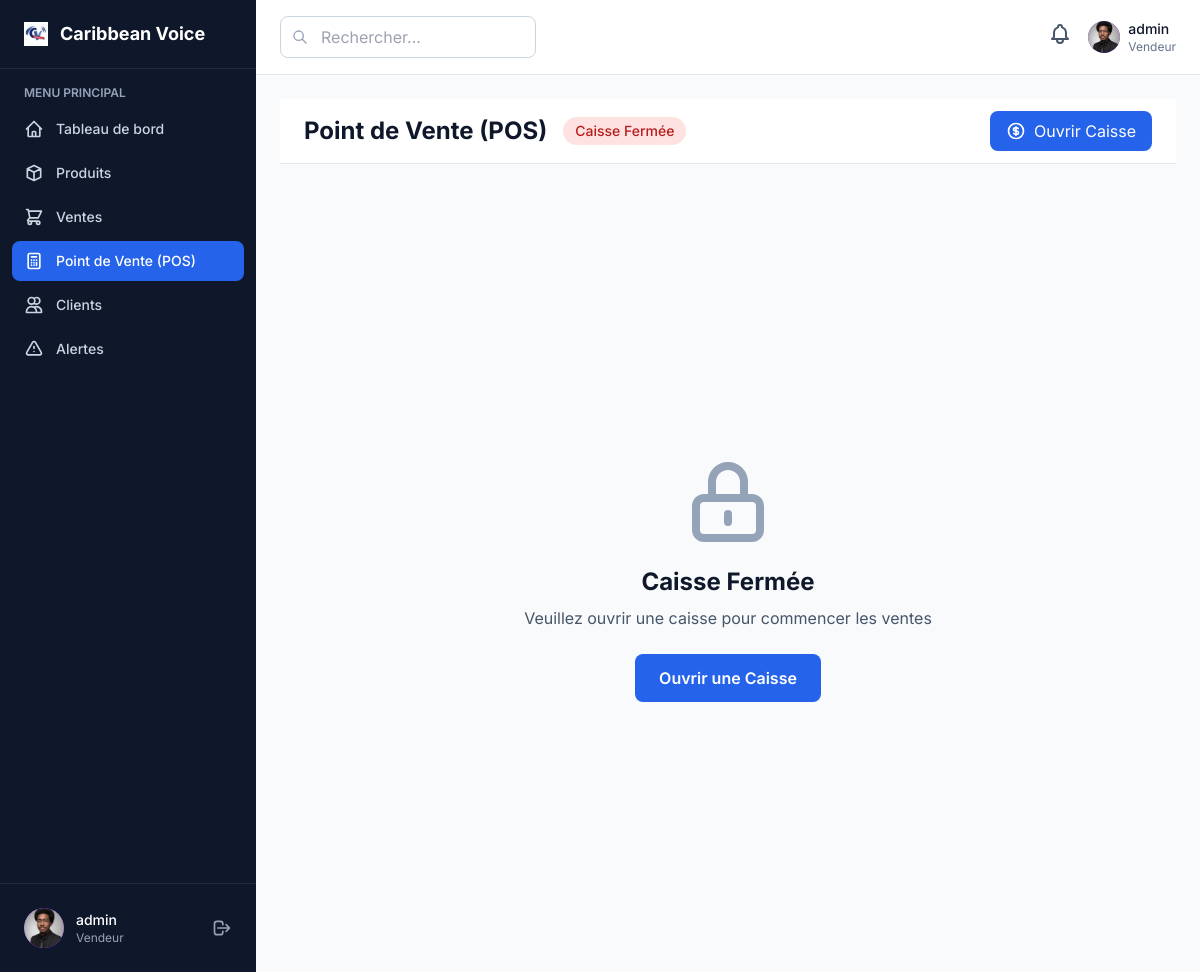
/pos/ (signed in), run on the app's committed database.
### inventory/models.py (models this page shows, shortened)
class User(AbstractUser):
    ROLE_CHOICES = (
        ('admin', 'Administrateur'),
        ('manager', 'Manager'),
        ('vendeur', 'Vendeur'),
    )
    role = models.CharField(max_length=20, choices=ROLE_CHOICES, default='vendeur')
    phone = models.CharField(max_length=50, blank=True, null=True)
    address = models.TextField(blank=True, null=True)
    profile_image = models.ImageField(upload_to='profiles/', blank=True, null=True, verbose_name='Photo de profil')
    class Meta:
        verbose_name = 'Utilisateur'
        verbose_name_plural = 'Utilisateurs'
    def is_admin_or_manager(self):
        return self.role in ['admin', 'manager']

### inventory/views.py (the view)
# urls.py: path('pos/', views.pos_view, name='pos'),
@login_required
def pos_view(request):
    products = Product.objects.filter(is_active=True, current_stock__gt=0).select_related('category')
    categories = Category.objects.filter(is_active=True)
    customers = Customer.objects.filter(is_active=True).order_by('first_name')
    open_register = CashRegister.objects.filter(
        cashier=request.user,
        status='open'
    ).first()
    context = {
        'products': products,
        'categories': categories,
        'customers': customers,
        'cash_register': open_register,
    }
    return render(request, 'pos.html', context)

### inventory/context_processors/stock_alerts.py (called while the page is built)
def low_stock_alerts(request):
    low_stock_products = Product.objects.filter(current_stock__lte=models.F('min_stock_level'))
    return {
        'low_stock_alert_count': low_stock_products.count(),
        'low_stock_alert_products': low_stock_products,
    }

### templates/pos.html (shortened to what this page needs)
{% extends 'dashboard_base.html' %}
{% block dashboard_content %}
<div class="h-[calc(100vh-80px)] flex flex-col bg-slate-50" style="background-color: #f8fafc; color: #222;">
    <div class="bg-white border-b border-slate-200 px-6 py-3 flex items-center justify-between">
        <div class="flex items-center gap-4">
            <h1 class="text-2xl font-bold text-slate-900">Point de Vente (POS)</h1>
            {% if cash_register %}
            <span class="px-3 py-1 bg-green-100 text-green-700 rounded-full text-sm font-medium">
                Caisse Ouverte
            </span>
            {% else %}
            <span class="px-3 py-1 bg-red-100 text-red-700 rounded-full text-sm font-medium">
                Caisse Fermée
            </span>
            {% endif %}
        </div>
        <div class="flex items-center gap-3">
            {% if not cash_register %}
            <button onclick="openCashRegisterModal()" class="px-4 py-2 bg-blue-600 text-white rounded-lg hover:bg-blue-700 transition-colors flex items-center gap-2">
                Ouvrir Caisse
            </button>
            {% endif %}
        </div>
    </div>
    {% if not cash_register %}
    <div class="flex-1 flex items-center justify-center">
        <div class="text-center">
            <svg class="w-24 h-24 mx-auto text-slate-400 mb-4" fill="none" stroke="currentColor" viewBox="0 0 24 24">
                <path stroke-linecap="round" stroke-linejoin="round" stroke-width="2" d="M12 15v2m-6 4h12a2 2 0 002-2v-6a2 2 0 00-2-2H6a2 2 0 00-2 2v6a2 2 0 002 2zm10-10V7a4 4 0 00-8 0v4h8z"></path>
            </svg>
            <h2 class="text-2xl font-bold text-slate-900 mb-2">Caisse Fermée</h2>
            <p class="text-slate-600 mb-6">Veuillez ouvrir une caisse pour commencer les ventes</p>
            <button onclick="openCashRegisterModal()" class="px-6 py-3 bg-blue-600 text-white rounded-lg hover:bg-blue-700 transition-colors font-semibold">
                Ouvrir une Caisse
            </button>
        </div>
    </div>
        {% endif %}
    </div>
{% endblock %}

### templates/dashboard_base.html (shortened to what this page needs)
{% extends 'base.html' %}
{% load static %}
{% block content %}
<div class="min-h-screen bg-slate-50 animate-fade-up">
    <aside id="sidebar" class="fixed top-0 left-0 z-40 w-64 h-screen transition-transform bg-slate-900 lg:translate-x-0 lg:w-64 w-4/5 sm:w-2/3 md:w-1/2">
        <div class="h-full flex flex-col">
            <div class="flex items-center gap-3 px-6 py-5 border-b border-slate-800">
                <div class="">
                    <img src="{% static 'images/caribbean_voice.jpg' %}" alt="Caribbean Voice Logo" class="w-6 h-6">
                </div>
                <span class="text-white font-bold text-lg">Caribbean Voice</span>
            </div>
            <nav class="flex-1 overflow-y-auto px-3 py-4 space-y-1">
                <div class="text-slate-400 text-xs font-semibold uppercase px-3 mb-2">Menu Principal</div>
                <a href="{% url 'dashboard' %}" class="flex items-center gap-3 px-3 py-2.5 rounded-lg transition-colors {% if request.resolver_match.url_name == 'dashboard' %}bg-blue-600 text-white{% else %}text-slate-300 hover:bg-slate-800 hover:text-white{% endif %}">
                    <svg class="w-5 h-5" fill="none" stroke="currentColor" viewBox="0 0 24 24">
                        <path stroke-linecap="round" stroke-linejoin="round" stroke-width="2" d="M3 12l2-2m0 0l7-7 7 7M5 10v10a1 1 0 001 1h3m10-11l2 2m-2-2v10a1 1 0 01-1 1h-3m-6 0a1 1 0 001-1v-4a1 1 0 011-1h2a1 1 0 011 1v4a1 1 0 001 1m-6 0h6"></path>
                    </svg>
                    <span class="text-sm font-medium">Tableau de bord</span>
                </a>
                <a href="{% url 'products' %}" class="flex items-center gap-3 px-3 py-2.5 rounded-lg transition-colors {% if request.resolver_match.url_name == 'products' %}bg-blue-600 text-white{% else %}text-slate-300 hover:bg-slate-800 hover:text-white{% endif %}">
                    <svg class="w-5 h-5" fill="none" stroke="currentColor" viewBox="0 0 24 24">
                        <path stroke-linecap="round" stroke-linejoin="round" stroke-width="2" d="M20 7l-8-4-8 4m16 0l-8 4m8-4v10l-8 4m0-10L4 7m8 4v10M4 7v10l8 4"></path>
                    </svg>
                    <span class="text-sm font-medium">Produits</span>
                </a>
                <a href="{% url 'sales_list' %}" class="flex items-center gap-3 px-3 py-2.5 rounded-lg transition-colors {% if request.resolver_match.url_name == 'sales_list' or request.resolver_match.url_name == 'sale_detail' %}bg-blue-600 text-white{% else %}text-slate-300 hover:bg-slate-800 hover:text-white{% endif %}">
                    <svg class="w-5 h-5" fill="none" stroke="currentColor" viewBox="0 0 24 24">
                        <path stroke-linecap="round" stroke-linejoin="round" stroke-width="2" d="M3 3h2l.4 2M7 13h10l4-8H5.4M7 13L5.4 5M7 13l-2.293 2.293c-.63.63-.184 1.707.707 1.707H17m0 0a2 2 0 100 4 2 2 0 000-4zm-8 2a2 2 0 11-4 0 2 2 0 014 0z"></path>
                    </svg>
                    <span class="text-sm font-medium">Ventes</span>
                </a>
                <a href="{% url 'pos' %}" class="flex items-center gap-3 px-3 py-2.5 rounded-lg transition-colors {% if request.resolver_match.url_name == 'pos' %}bg-blue-600 text-white{% else %}text-slate-300 hover:bg-slate-800 hover:text-white{% endif %}">
                    <svg class="w-5 h-5" fill="none" stroke="currentColor" viewBox="0 0 24 24">
                        <path stroke-linecap="round" stroke-linejoin="round" stroke-width="2" d="M9 7h6m0 10v-3m-3 3h.01M9 17h.01M9 14h.01M12 14h.01M15 11h.01M12 11h.01M9 11h.01M7 21h10a2 2 0 002-2V5a2 2 0 00-2-2H7a2 2 0 00-2 2v14a2 2 0 002 2z"></path>
                    </svg>
                        <span class="text-sm font-medium">Point de Vente (POS)</span>
                </a>
                <a href="{% url 'customers' %}" class="flex items-center gap-3 px-3 py-2.5 rounded-lg transition-colors {% if request.resolver_match.url_name == 'customers' %}bg-blue-600 text-white{% else %}text-slate-300 hover:bg-slate-800 hover:text-white{% endif %}">
                    <svg class="w-5 h-5" fill="none" stroke="currentColor" viewBox="0 0 24 24">
                        <path stroke-linecap="round" stroke-linejoin="round" stroke-width="2" d="M12 4.354a4 4 0 110 5.292M15 21H3v-1a6 6 0 0112 0v1zm0 0h6v-1a6 6 0 00-9-5.197M13 7a4 4 0 11-8 0 4 4 0 018 0z"></path>
                    </svg>
                    <span class="text-sm font-medium">Clients</span>
                </a>
                <a href="{% url 'stock_alerts' %}" class="flex items-center gap-3 px-3 py-2.5 rounded-lg transition-colors {% if request.resolver_match.url_name == 'stock_alerts' %}bg-blue-600 text-white{% else %}text-slate-300 hover:bg-slate-800 hover:text-white{% endif %}">
                    <div class="relative w-full">
                        <button onclick="toggleSidebarAlertDropdown()" class="flex items-center gap-3 w-full">
                            <svg class="w-5 h-5" fill="none" stroke="currentColor" viewBox="0 0 24 24">
                                <path stroke-linecap="round" stroke-linejoin="round" stroke-width="2" d="M12 9v2m0 4h.01m-6.938 4h13.856c1.54 0 2.502-1.667 1.732-3L13.732 4c-.77-1.333-2.694-1.333-3.464 0L3.34 16c-.77 1.333.192 3 1.732 3z"></path>
                            </svg>
                            <span class="text-sm font-medium">Alertes</span>
                        </button>
                    </div>
                </a>
            </nav>
            <div class="border-t border-slate-800 p-4">
                <div class="flex items-center gap-3 p-2">
                    <div class="w-10 h-10 bg-gradient-to-br from-purple-500 to-purple-600 rounded-full flex items-center justify-center text-white font-bold overflow-hidden">
                        {% if request.user.profile_image %}
                            <img src="{{ request.user.profile_image.url }}" alt="Photo de profil" class="w-full h-full object-cover rounded-full" />
                        {% else %}
                            {{ request.user.first_name.0|default:request.user.username.0|upper }}
                        {% endif %}
                    </div>
                    <div class="flex-1">
                        <a href="{% url 'profile' %}" class="text-white text-sm font-medium hover:underline cursor-pointer block">{{ request.user.get_full_name|default:request.user.username }}</a>
                        <div class="text-slate-400 text-xs capitalize">{{ request.user.get_role_display }}</div>
                    </div>
                    <a href="{% url 'logout' %}" class="text-slate-400 hover:text-white ml-2">
                        <svg class="w-5 h-5" fill="none" stroke="currentColor" viewBox="0 0 24 24">
                            <path stroke-linecap="round" stroke-linejoin="round" stroke-width="2" d="M17 16l4-4m0 0l-4-4m4 4H7m6 4v1a3 3 0 01-3 3H6a3 3 0 01-3-3V7a3 3 0 013-3h4a3 3 0 013 3v1"></path>
                        </svg>
                    </a>
                </div>
            </div>
        </div>
    </aside>
    <div class="transition-all duration-300 lg:ml-64">
        <header class="bg-white border-b border-slate-200 sticky top-0 z-30">
            <div class="flex items-center justify-between px-4 lg:px-6 py-4">
                <div class="flex items-center gap-4">
                    <div class="relative hidden md:block">
                        <svg class="absolute left-3 top-1/2 -translate-y-1/2 w-4 h-4 text-slate-400" fill="none" stroke="currentColor" viewBox="0 0 24 24">
                            <path stroke-linecap="round" stroke-linejoin="round" stroke-width="2" d="M21 21l-6-6m2-5a7 7 0 11-14 0 7 7 0 0114 0z"></path>
                        </svg>
                        <input type="text" placeholder="Rechercher..." class="pl-10 pr-4 py-2 border border-slate-300 rounded-lg w-64 focus:outline-none focus:ring-2 focus:ring-blue-500">
                    </div>
                </div>
                <div class="flex items-center gap-4">
                    <div class="relative">
                        <button onclick="toggleHeaderAlertDropdown()" class="relative text-slate-600 hover:text-slate-900 focus:outline-none">
                        </button>
                    </div>
                    <div class="hidden lg:flex items-center gap-2">
                        <a href="{% url 'profile' %}" class="flex items-center gap-2 group">
                            <div class="w-8 h-8 bg-gradient-to-br from-purple-500 to-purple-600 rounded-full flex items-center justify-center text-white font-bold text-sm overflow-hidden group-hover:ring-2 group-hover:ring-blue-400 transition">
                                {% if request.user.profile_image %}
                                    <img src="{{ request.user.profile_image.url }}" alt="Photo de profil" class="w-full h-full object-cover rounded-full" />
                                {% else %}
                                    {{ request.user.first_name.0|default:request.user.username.0|upper }}
                                {% endif %}
                            </div>
                            <div class="text-sm">
                                <div class="font-medium text-slate-900 group-hover:underline">{{ request.user.get_full_name|default:request.user.username }}</div>
                                <div class="text-slate-500 text-xs capitalize">{{ request.user.get_role_display }}</div>
                            </div>
                        </a>
                    </div>
                </div>
            </div>
        </header>
        <main class="p-4 lg:p-6">
            {% block dashboard_content %}{% endblock %}
{% endblock %}

### templates/base.html (style rules this page uses)
body { font-family: 'Inter', sans-serif; }

### templates/dashboard_base.html (style rules this page uses)
.animate-fade-up { animation: fade-up 0.8s cubic-bezier(0.4,0,0.2,1); }

### data on the page
User: user.profile_image (picture), user.get_full_name "admin", user.role "Vendeur"
